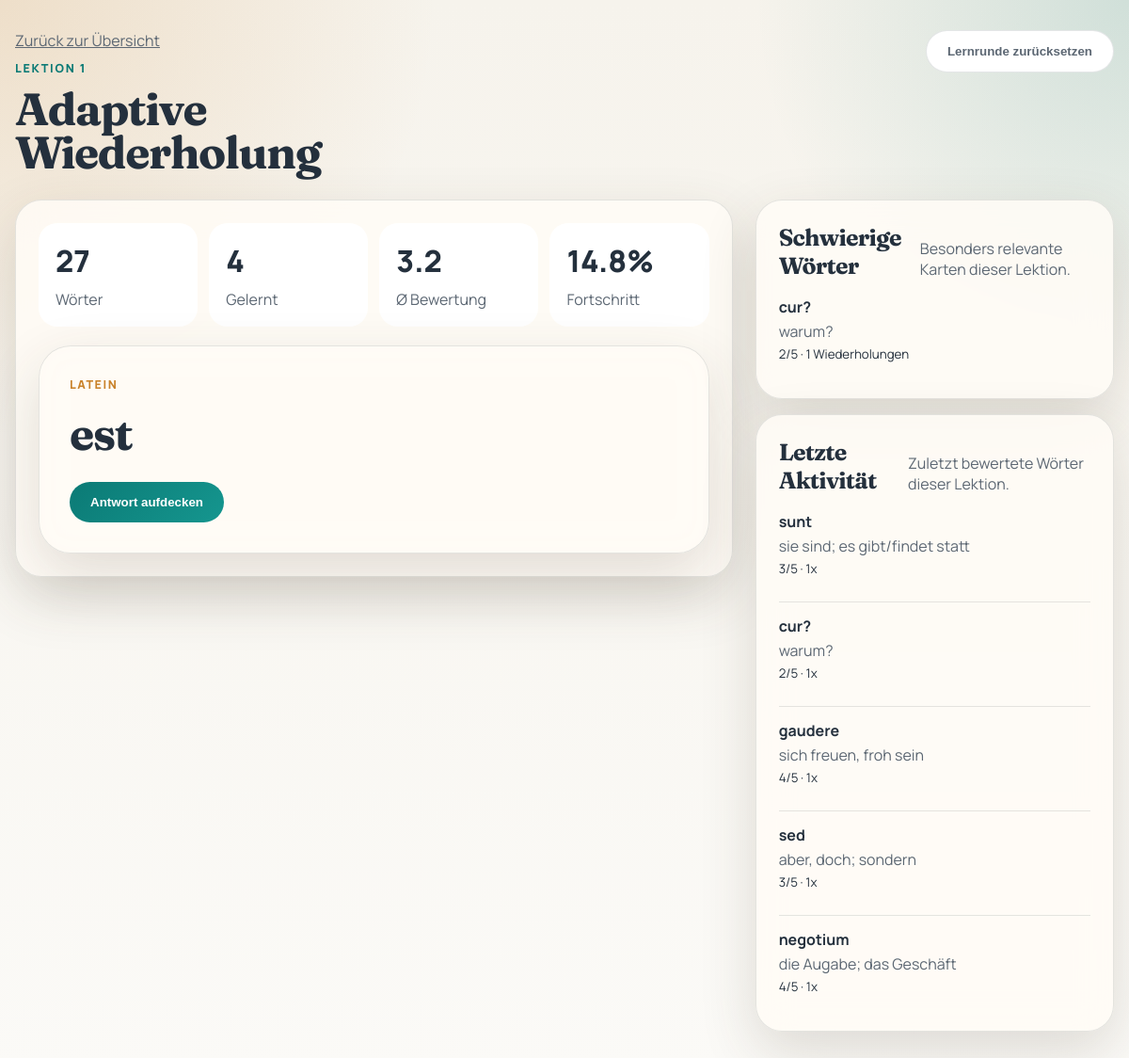
/lesson/1, run on the app's committed database.
### tables this page shows
CREATE TABLE flashcards (
                id INTEGER PRIMARY KEY AUTOINCREMENT,
                lektion TEXT NOT NULL,
                latin TEXT NOT NULL,
                german TEXT NOT NULL,
                rating INTEGER DEFAULT 0, -- 0 = Unrated, 1-5 = User Ratings
                last_reviewed TEXT,       -- ISO format timestamp
                review_count INTEGER DEFAULT 0,
                UNIQUE(lektion, latin)    -- Prevents duplicates, allows sync upd
            );

### flashcard_web.py (the view)
@app.route("/lesson/<lesson>", methods=["GET"])
def lesson_view(lesson):
    lesson = load_lesson_or_404(lesson)
    card = choose_or_restore_card(lesson)
    return render_template(
        "lesson.html",
        lesson=lesson,
        card=card,
        dashboard=lesson_dashboard(lesson),
    )

### flashcard_core.py (called while the page is built, shortened)
    def get_lessons(self):
        conn = sqlite3.connect(self.db_path)
        cursor = conn.cursor()
        cursor.execute("SELECT DISTINCT lektion FROM flashcards")
        lessons = [row[0] for row in cursor.fetchall() if row[0]]
        conn.close()
        def natural_sort_key(value):
            return [int(part) if part.isdigit() else part.lower() for part in re.split(r"(\d+)", value)]
        return sorted(lessons, key=natural_sort_key)

    def get_flashcards_by_lesson(self, lektion):
        conn = sqlite3.connect(self.db_path)
        cursor = conn.cursor()
        cursor.execute(
            "SELECT id, lektion, latin, german, rating, last_reviewed, review_count FROM flashcards WHERE lektion = ?",
            (lektion,),
        )
        columns = [col[0] for col in cursor.description]
        cards = [dict(zip(columns, row)) for row in cursor.fetchall()]
        conn.close()
        return cards

    def get_difficult_words(self, limit=5, lektion=None):
        conn = sqlite3.connect(self.db_path)
        cursor = conn.cursor()
        if lektion:
            cursor.execute(
                """
                SELECT lektion, latin, german, rating, review_count
                FROM flashcards
                WHERE lektion = ? AND rating > 0 AND rating < 3
                ORDER BY rating ASC, review_count DESC
                LIMIT ?
                """,
                (lektion, limit),
            )
        rows = cursor.fetchall()
        conn.close()
        return rows

    def get_recent_activity(self, limit=10, lektion=None):
        conn = sqlite3.connect(self.db_path)
        cursor = conn.cursor()
        if lektion:
            cursor.execute(
                """
                SELECT lektion, latin, german, rating, last_reviewed, review_count
                FROM flashcards
                WHERE lektion = ? AND last_reviewed IS NOT NULL
                ORDER BY last_reviewed DESC
                LIMIT ?
                """,
                (lektion, limit),
            )
        rows = cursor.fetchall()
        conn.close()
        return rows

    def reload_cards(self):
        self.cards = self.db_manager.get_flashcards_by_lesson(self.lektion)

    def recent_card_ids(self):
        return list(self.recency_queue)

### flashcard_web.py (called while the page is built)
def get_recent_cards_store():
    return session.setdefault(RECENT_SESSION_KEY, {})

def get_current_cards_store():
    return session.setdefault(CURRENT_CARD_KEY, {})

### templates/lesson.html (shortened to what this page needs)
{% extends "layout.html" %}
{% block content %}
<div class="lesson-header">
  <div>
    <a class="back-link" href="{{ url_for('home') }}">Zurück zur Übersicht</a>
    <p class="eyebrow">Lektion {{ lesson }}</p>
    <h1>Adaptive Wiederholung</h1>
  </div>
  <form method="post" action="{{ url_for('reset_lesson_session', lesson=lesson) }}">
    <button class="secondary-button" type="submit">Lernrunde zurücksetzen</button>
  </form>
</div>
<div class="dashboard-grid lesson-grid">
  <section class="panel study-panel">
    <div class="stats-strip">
      <div><span>{{ dashboard.stats.total }}</span><label>Wörter</label></div>
      <div><span>{{ dashboard.stats.learned }}</span><label>Gelernt</label></div>
      <div><span>{{ dashboard.stats.avg_rating }}</span><label>Ø Bewertung</label></div>
      <div><span>{{ dashboard.stats.progress_pct }}%</span><label>Fortschritt</label></div>
    </div>
    {% if card %}
    <article class="flashcard" data-flashcard>
      <p class="card-kicker">Latein</p>
      <h2>{{ card.latin }}</h2>
      <button class="reveal-button" type="button" data-reveal>Antwort aufdecken</button>
    </article>
    {% else %}
    <div class="empty-card">
      <h2>Keine Karten gefunden</h2>
      <p>Für diese Lektion sind aktuell keine Vokabeln verfügbar.</p>
    </div>
    {% endif %}
  </section>
  <aside class="sidebar-stack">
    <section class="panel">
      <div class="section-head">
        <h2>Schwierige Wörter</h2>
        <p>Besonders relevante Karten dieser Lektion.</p>
      </div>
      <ul class="word-list">
        {% for lesson_name, latin, german, rating, reviews in dashboard.difficult_words %}
        <li>
          <strong>{{ latin }}</strong>
          <span>{{ german }}</span>
          <small>{{ rating }}/5 · {{ reviews }} Wiederholungen</small>
        </li>
        {% else %}
        <li class="empty-state">Noch keine schwierigen Wörter in dieser Lektion.</li>
        {% endfor %}
      </ul>
    </section>
    <section class="panel">
      <div class="section-head">
        <h2>Letzte Aktivität</h2>
        <p>Zuletzt bewertete Wörter dieser Lektion.</p>
      </div>
      <ul class="activity-list">
        {% for lesson_name, latin, german, rating, reviewed_at, reviews in dashboard.recent_activity %}
        <li>
          <strong>{{ latin }}</strong>
          <span>{{ german }}</span>
          <small>{{ rating }}/5 · {{ reviews }}x</small>
        </li>
        {% else %}
        <li class="empty-state">Noch keine Bewertungen vorhanden.</li>
        {% endfor %}
      </ul>
    </section>
  </aside>
</div>
{% endblock %}

### templates/layout.html (shortened to what this page needs)
<!doctype html>
<html lang="de">
  <head>
    <link rel="stylesheet" href="{{ url_for('static', filename='style.css') }}">
  </head>
  <body>
    <div class="page-shell">
      {% block content %}{% endblock %}
    </div>
  </body>
</html>

### static/style.css (style rules this page uses)
:root { --bg: #f6f3ec; --bg-accent: #efe5d4; --panel: rgba(255, 252, 246, 0.86); --text: #24303d; --muted: #5c6773; --line: rgba(36, 48, 61, 0.12); --primary: #0b7a75; --primary-dark: #085c58; --gold: #c9822b; --danger: #c74b50; --shadow: 0 22px 60px rgba(71, 57, 39, 0.16); }
* { box-sizing: border-box; }
body { margin: 0; font-family: "Manrope", sans-serif; color: var(--text); background: radial-gradient(circle at top left, rgba(201, 130, 43, 0.18), transparent 28%), radial-gradient(circle at top right, rgba(11, 122, 117, 0.16), transparent 24%), linear-gradient(180deg, var(--bg) 0%, #fbfaf7 100%); min-height: 100vh; }
.page-shell { width: min(1200px, calc(100vw - 32px)); margin: 0 auto; padding: 32px 0 48px; }
.hero, .lesson-header { display: flex; gap: 24px; justify-content: space-between; align-items: flex-start; margin-bottom: 28px; }
.eyebrow { margin: 0 0 12px; text-transform: uppercase; letter-spacing: 0.14em; font-size: 0.78rem; color: var(--primary); font-weight: 800; }
h1, h2, h3 { margin: 0; font-family: "Fraunces", serif; letter-spacing: -0.03em; }
h1 { font-size: clamp(2.6rem, 4vw, 4.4rem); line-height: 0.95; max-width: 10ch; }
h2 { font-size: 1.55rem; }
.lede, .section-head p, .lesson-card p, .meta-text, .word-list span, .activity-list span, .empty-state, .answer-text, .stats-strip label, .metric label, .back-link, .secondary-button, .primary-link, .rating-form p { color: var(--muted); }
.hero-card, .panel, .flashcard, .lesson-card { border: 1px solid var(--line); background: var(--panel); backdrop-filter: blur(18px); box-shadow: var(--shadow); }
.metric, .stats-strip div { background: white; border-radius: 20px; padding: 18px; min-height: 110px; display: flex; flex-direction: column; justify-content: space-between; }
.metric span, .stats-strip span { font-size: 2rem; font-weight: 800; }
.dashboard-grid { display: grid; grid-template-columns: minmax(0, 1.8fr) minmax(300px, 0.9fr); gap: 24px; align-items: start; }
.lesson-grid { align-items: start; }
.panel { border-radius: 28px; padding: 24px; }
.section-head { display: flex; justify-content: space-between; gap: 20px; align-items: end; margin-bottom: 18px; }
.section-head p { margin: 0; max-width: 32ch; }
.lesson-list, .sidebar-stack { display: grid; gap: 16px; auto-rows: max-content; }
.primary-link, .secondary-button, .reveal-button, .rating-button { border: 0; cursor: pointer; text-decoration: none; transition: transform 140ms ease, box-shadow 140ms ease, background 140ms ease; }
.primary-link, .secondary-button, .reveal-button { display: inline-flex; align-items: center; justify-content: center; border-radius: 999px; padding: 14px 22px; font-weight: 800; }
.primary-link, .reveal-button { background: linear-gradient(135deg, var(--primary), #15968f); color: white; }
.secondary-button { background: white; border: 1px solid var(--line); }
.study-panel { display: grid; gap: 20px; }
.stats-strip { display: grid; grid-template-columns: repeat(4, minmax(0, 1fr)); gap: 12px; }
.flashcard { border-radius: 34px; padding: 32px; }
.card-kicker { margin: 0 0 14px; font-weight: 800; text-transform: uppercase; letter-spacing: 0.12em; color: var(--gold); font-size: 0.78rem; }
.flashcard h2 { font-size: clamp(2rem, 4vw, 3.6rem); margin-bottom: 22px; }
.word-list, .activity-list { list-style: none; padding: 0; margin: 0; display: grid; gap: 12px; }
.word-list li, .activity-list li { display: grid; gap: 4px; padding: 14px 0; border-top: 1px solid var(--line); }
.word-list li:first-child, .activity-list li:first-child { border-top: 0; padding-top: 0; }
.back-link { display: inline-block; margin-bottom: 10px; }

### data on the page
flashcards: latin "est"
flashcards: latin "cur?", german "warum?", rating "2", review_count "1"
flashcards: latin "sunt", german "sie sind; es gibt/findet statt", rating "3", review_count "1"
flashcards: latin "gaudere", german "sich freuen, froh sein", rating "4", review_count "1"
flashcards: latin "sed", german "aber, doch; sondern", rating "3", review_count "1"
flashcards: latin "negotium", german "die Augabe; das Geschäft", rating "4", review_count "1"

### other printed values
{{ lesson }} "1"
{{ dashboard.stats.total }} "27"
{{ dashboard.stats.learned }} "4"
{{ dashboard.stats.avg_rating }} "3.2"
{{ dashboard.stats.progress_pct }} "14.8"
